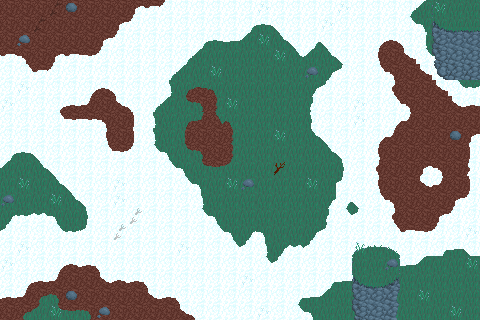

This is a level from a 2D game, rendered from its Tiled map with the project's own tilesets. A one-line summary and the complete map file follow:
An orthogonal 30x20 tile map with 16x16 px tiles, 4 tile layers (Tile Layer 1, Tile Layer 2, Tile Layer 3, Tile Layer 4).

<map version="1.10" tiledversion="1.11.2" orientation="orthogonal" renderorder="right-down" width="30" height="20" tilewidth="16" tileheight="16" infinite="0" nextlayerid="11" nextobjectid="1">
 <editorsettings>
  <export target="tilemap..tmx" format="tmx" />
 </editorsettings>
 <tileset firstgid="1" source="spritesheettilemap.tsx" />
 <layer id="1" name="Tile Layer 1" width="30" height="20">
  <data encoding="csv">
1,1,1,1,1,1,1,1,65,66,51,2,2,2,2,2,2,2,2,2,2,2,2,2,2,20,147,85,85,85,
1,1,1,1,1,1,1,65,51,2,2,2,2,2,2,20,21,22,2,2,2,2,2,2,2,52,115,85,37,37,
1,1,1,1,1,1,65,51,2,2,2,2,20,21,146,147,4,145,22,20,22,2,2,17,18,19,36,85,37,85,
66,67,1,65,66,50,51,2,2,2,2,2,147,4,4,4,4,4,145,147,145,22,2,33,1,97,52,115,85,85,
2,49,66,51,2,2,2,2,2,2,20,147,4,4,4,4,4,4,4,4,113,54,2,49,67,1,97,52,114,115,
2,2,2,2,2,17,18,19,2,2,131,116,117,118,4,4,4,4,4,113,54,2,2,2,83,1,1,97,52,53,
2,2,2,17,98,99,34,97,19,20,147,148,70,134,4,4,4,4,4,129,2,2,2,2,49,67,1,1,97,98,
2,2,2,49,50,50,67,34,35,131,85,116,102,100,118,4,4,4,4,38,2,2,2,2,17,99,1,1,1,1,
2,2,2,2,2,2,33,34,35,131,37,132,133,133,134,4,4,4,4,145,22,2,2,17,99,1,1,1,1,65,
20,21,22,2,2,2,49,50,51,52,115,148,70,133,134,4,4,4,4,4,145,22,2,33,1,1,1,1,1,35,
147,4,145,22,2,2,2,2,2,82,52,115,148,149,150,4,4,4,4,4,4,38,2,83,1,1,65,67,1,81,
4,4,4,145,22,2,2,2,2,82,2,52,115,4,37,4,85,85,4,4,4,54,2,33,1,1,97,99,1,35,
4,4,4,4,145,22,2,2,2,2,2,2,131,4,4,4,85,85,4,4,113,20,22,49,67,1,1,1,65,51,
113,53,114,115,4,38,2,2,2,2,2,2,52,115,4,4,4,4,4,4,129,52,54,2,83,1,1,65,51,2,
54,2,2,52,53,54,2,2,2,2,2,2,2,52,115,113,115,4,4,113,54,2,2,2,49,66,50,51,2,2,
2,2,2,2,2,2,2,2,2,2,2,2,2,2,52,54,131,113,114,54,2,2,2,2,2,2,2,20,146,22,
2,2,2,17,18,98,19,2,2,2,2,2,2,2,2,2,52,54,2,2,2,2,20,146,21,146,147,4,4,4,
2,17,98,99,34,34,97,18,98,19,2,2,2,2,2,2,2,2,2,2,20,146,147,4,4,4,4,4,4,4,
98,99,68,70,1,1,1,1,1,97,98,19,2,2,2,2,2,2,20,146,147,4,4,4,4,4,4,4,4,4,
1,68,150,148,149,70,1,1,1,1,1,97,19,2,2,2,2,2,52,115,4,4,4,4,4,4,4,4,4,4
</data>
 </layer>
 <layer id="4" name="Tile Layer 2" width="30" height="20">
  <data encoding="csv">
0,0,0,0,0,0,0,0,0,0,0,0,0,0,0,0,0,0,0,0,0,0,0,0,0,0,0,177,178,178,
0,0,0,0,0,0,0,0,0,0,0,0,0,0,0,0,0,0,0,0,0,0,0,0,0,0,0,193,194,194,
0,0,0,0,0,0,0,0,0,0,0,0,0,0,0,0,0,0,0,0,0,0,0,0,0,0,0,209,210,210,
0,0,0,0,0,0,0,0,0,0,0,0,0,0,0,0,0,0,0,0,0,0,0,0,0,0,0,225,226,226,
0,0,0,0,0,0,0,0,0,0,0,0,0,0,0,0,0,0,0,0,0,0,0,0,0,0,0,241,242,242,
0,0,0,0,0,0,0,0,0,0,0,0,0,0,0,0,0,0,0,0,0,0,0,0,0,0,0,0,0,0,
0,0,0,0,0,0,0,0,0,0,0,0,0,0,0,0,0,0,0,0,0,0,0,0,0,0,0,0,0,0,
0,0,0,0,0,0,0,0,0,0,0,0,0,0,0,0,0,0,0,0,0,0,0,0,0,0,0,0,0,0,
0,0,0,0,0,0,0,0,0,0,0,0,0,0,0,0,0,0,0,0,0,0,0,0,0,0,0,0,0,0,
0,0,0,0,0,0,0,0,0,0,0,0,0,0,0,0,0,0,0,0,0,0,0,0,0,0,0,0,0,0,
0,0,0,0,0,0,0,0,0,0,0,0,0,0,0,0,0,0,0,0,0,0,0,0,0,0,0,0,0,0,
0,0,0,0,0,0,0,0,0,0,0,0,0,0,0,0,0,0,0,0,0,0,0,0,0,0,0,0,0,0,
0,0,0,0,0,0,0,0,0,0,0,0,0,0,0,0,0,0,0,0,0,0,0,0,0,0,0,0,0,0,
0,0,0,0,0,0,0,0,0,0,0,0,0,0,0,0,0,0,0,0,0,0,0,0,0,0,0,0,0,0,
0,0,0,0,0,0,0,0,0,0,0,0,0,0,0,0,0,0,0,0,0,0,0,0,0,0,0,0,0,0,
0,0,0,0,0,0,0,0,0,0,0,0,0,0,0,0,0,0,0,0,0,0,161,162,163,0,0,0,0,0,
0,0,0,0,0,0,0,0,0,0,0,0,0,0,0,0,0,0,0,0,0,0,177,178,179,0,0,0,0,0,
0,0,0,0,0,0,0,0,0,0,0,0,0,0,0,0,0,0,0,0,0,0,193,194,195,0,0,0,0,0,
0,0,0,0,0,0,0,0,0,0,0,0,0,0,0,0,0,0,0,0,0,0,209,210,211,0,0,0,0,0,
0,0,0,0,0,0,0,0,0,0,0,0,0,0,0,0,0,0,0,0,0,0,225,226,227,0,0,0,0,0
</data>
 </layer>
 <layer id="5" name="Tile Layer 3" width="30" height="20">
  <data encoding="csv">
0,0,0,0,0,0,0,0,0,0,0,0,0,0,0,0,0,0,0,0,0,0,0,0,0,0,0,180,181,181,
0,0,0,0,0,0,0,0,0,0,0,0,0,0,0,0,0,0,0,0,0,0,0,0,0,0,0,196,197,197,
0,0,0,0,0,0,0,0,0,0,0,0,0,0,0,0,0,0,0,0,0,0,0,0,0,0,0,0,0,0,
0,0,0,0,0,0,0,0,0,0,0,0,0,0,0,0,0,0,0,0,0,0,0,0,0,0,0,0,0,0,
0,0,0,0,0,0,0,0,0,0,0,0,0,0,0,0,0,0,0,0,0,0,0,0,0,0,0,0,0,0,
0,0,0,0,0,0,0,0,0,0,0,0,0,0,0,0,0,0,0,0,0,0,0,0,0,0,0,0,0,0,
0,0,0,0,0,0,0,0,0,0,0,0,0,0,0,0,0,0,0,0,0,0,0,0,0,0,0,0,0,0,
0,0,0,0,0,0,0,0,0,0,0,0,0,0,0,0,0,0,0,0,0,0,0,0,0,0,0,0,0,0,
0,0,0,0,0,0,0,0,0,0,0,0,0,0,0,0,0,0,0,0,0,0,0,0,0,0,0,0,0,0,
0,0,0,0,0,0,0,0,0,0,0,0,0,0,0,0,0,0,0,0,0,0,0,0,0,0,0,0,0,0,
0,0,0,0,0,0,0,0,0,0,0,0,0,0,0,0,0,0,0,0,0,0,0,0,0,0,0,0,0,0,
0,0,0,0,0,0,0,0,0,0,0,0,0,0,0,0,0,0,0,0,0,0,0,0,0,0,0,0,0,0,
0,0,0,0,0,0,0,0,0,0,0,0,0,0,0,0,0,0,0,0,0,0,0,0,0,0,0,0,0,0,
0,0,0,0,0,0,0,0,0,0,0,0,0,0,0,0,0,0,0,0,0,0,0,0,0,0,0,0,0,0,
0,0,0,0,0,0,0,0,0,0,0,0,0,0,0,0,0,0,0,0,0,0,0,0,0,0,0,0,0,0,
0,0,0,0,0,0,0,0,0,0,0,0,0,0,0,0,0,0,0,0,0,0,164,165,166,0,0,0,0,0,
0,0,0,0,0,0,0,0,0,0,0,0,0,0,0,0,0,0,0,0,0,0,180,181,182,0,0,0,0,0,
0,0,0,0,0,0,0,0,0,0,0,0,0,0,0,0,0,0,0,0,0,0,196,197,198,0,0,0,0,0,
0,0,0,0,0,0,0,0,0,0,0,0,0,0,0,0,0,0,0,0,0,0,0,0,0,0,0,0,0,0,
0,0,0,0,0,0,0,0,0,0,0,0,0,0,0,0,0,0,0,0,0,0,0,0,0,0,0,0,0,0
</data>
 </layer>
 <layer id="6" name="Tile Layer 4" width="30" height="20">
  <data encoding="csv">
0,0,0,12,9,0,0,0,0,0,0,0,0,0,0,0,6,0,0,0,0,6,0,0,0,0,0,7,0,0,
0,0,12,0,0,0,0,0,0,0,0,0,0,0,0,0,0,0,0,0,6,0,0,0,0,0,0,0,0,0,
0,8,0,0,0,0,0,0,0,0,0,0,0,0,0,0,7,0,0,0,0,0,0,0,0,0,0,0,0,0,
0,0,0,0,0,0,0,0,0,0,0,20,0,0,0,0,0,7,0,0,0,0,0,0,0,0,0,0,0,0,
0,0,0,0,0,0,0,0,0,0,0,0,0,7,0,0,0,0,0,8,0,0,0,0,0,0,0,0,0,0,
0,6,0,0,0,0,0,0,0,0,0,0,0,0,0,0,0,0,0,0,0,0,0,0,0,0,0,0,0,0,
6,0,0,0,0,0,0,0,0,0,0,0,0,0,7,0,0,0,0,0,0,0,6,0,0,0,0,0,0,0,
0,0,0,0,0,0,0,0,0,0,0,0,0,0,0,0,0,0,0,0,0,0,6,0,0,0,0,0,0,0,
0,0,0,0,0,0,0,0,0,0,0,0,0,0,0,0,0,7,0,0,0,0,0,0,0,0,0,0,9,0,
0,0,0,0,0,0,0,0,0,0,0,0,0,0,0,0,0,0,0,0,0,0,0,0,0,0,0,0,0,0,
0,0,0,0,0,0,0,0,0,0,0,0,0,0,0,0,0,11,0,0,0,0,0,0,0,0,0,0,0,0,
0,7,0,0,0,0,0,6,0,0,0,0,0,0,7,8,0,0,0,7,0,0,0,0,0,0,0,0,0,0,
8,0,0,7,0,0,0,6,0,0,0,0,0,0,0,0,0,0,0,0,0,0,0,0,0,0,0,0,0,0,
0,0,0,0,0,0,0,0,12,0,0,0,0,0,0,0,0,0,0,0,0,0,0,0,0,0,0,0,0,0,
0,0,0,0,0,0,0,12,0,0,0,0,0,0,0,0,0,0,0,0,0,0,0,0,0,0,0,0,0,6,
0,6,0,0,0,0,0,0,0,0,0,6,0,0,0,0,0,0,0,0,0,0,7,0,0,0,0,0,0,0,
6,0,0,0,0,0,0,0,0,0,0,0,0,0,0,0,0,0,0,0,0,0,0,0,8,0,0,0,0,7,
0,0,0,0,0,0,0,0,0,0,0,0,0,0,0,6,0,0,0,0,0,0,0,0,0,0,0,0,0,0,
0,0,0,0,9,0,0,0,0,0,0,0,0,0,0,0,0,0,0,0,0,0,0,0,0,0,7,0,0,0,
0,0,0,7,0,0,8,0,0,0,0,0,0,0,0,0,6,0,0,0,0,0,0,0,0,0,0,0,7,0
</data>
 </layer>
</map>
